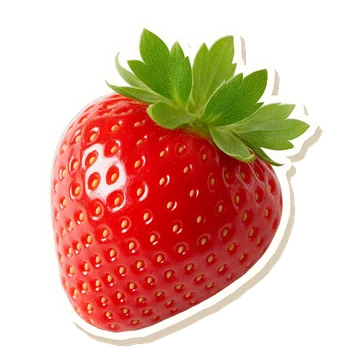
#> input picture images/photo/ing-strawberry.webp, 360 x 360 px
$ python make-cutout.py ../images/photo/ing-strawberry.webp out.png
#> lines starting #> are read from the running program, lines starting #| are printed output that depends on the picture; after the words box and inside, x2 and y2 are one past the last pixel; in counts of white or black regions, pixels touching at a corner belong together
#!/usr/bin/env python3
"""Turn a background-removed photo into an Aurette magazine cutout.

    python3 tools/make-cutout.py in.png images/cutout/photo/ing-strawberry.webp

The photo set follows the same three-layer grammar as images/cutout/_spec.md,
baked into the pixels rather than applied with CSS filters (cheaper to paint
while it moves, and it survives the no-filter rule):

  1. print shadow  - the rim's silhouette, flat #d9cbb6, offset down-right
  2. sticker rim   - #fffdf8 paper around the subject, cut in short straight
                     scissor strokes with a little jitter, never machine-round
  3. the subject   - the photograph itself

The rim is cut around the OUTSIDE of the subject only (RETR_EXTERNAL), so the
gaps between a whisk's wires are paper, the way scissors would leave them.

Needs: pip install pillow numpy opencv-python-headless
"""
import argparse
import math

import cv2
import numpy as np
from PIL import Image

RIM = (0xFF, 0xFD, 0xF8)
SHADOW = (0xD9, 0xCB, 0xB6)


def scissor_polygon(contour, step, jitter, rng):
    """Re-cut a smooth contour as short straight strokes with a hand wobble."""
    pts = contour.reshape(-1, 2).astype(np.float64)
    seg = np.sqrt(((np.roll(pts, -1, 0) - pts) ** 2).sum(1))
    total = seg.sum()
    n = max(12, int(total / step))
    cum = np.concatenate([[0], np.cumsum(seg)])
    out = []
    for i in range(n):
        d = (i + rng.uniform(-0.3, 0.3)) * total / n % total
        k = np.searchsorted(cum, d, side="right") - 1
        k = min(k, len(pts) - 1)
        t = (d - cum[k]) / max(seg[k], 1e-6)
        p = pts[k] + (pts[(k + 1) % len(pts)] - pts[k]) * t
        out.append(p)
    out = np.array(out)
    # push each vertex outward along the local normal by 0..jitter, so a
    # wobble can never bite into the subject
    centre = out.mean(0)
    for i, p in enumerate(out):
        v = p - centre
        norm = math.hypot(*v) or 1.0
        out[i] = p + v / norm * rng.uniform(0, jitter)
    return out.round().astype(np.int32)


def make(src, dst, size, rim, seed):
#> called with src = '../images/photo/ing-strawberry.webp', dst = 'out.png', size = 480, rim = 0.02, seed = 7
    rng = np.random.default_rng(seed)
    im = Image.open(src).convert("RGBA")
#> im is the input picture: PIL image 360x360 RGBA; mean R, G, B, A 107.8, 65.2, 50.7, 125.8
    alpha = np.array(im)[..., 3]
    ys, xs = np.where(alpha > 24)
    im = im.crop((xs.min(), ys.min(), xs.max() + 1, ys.max() + 1))
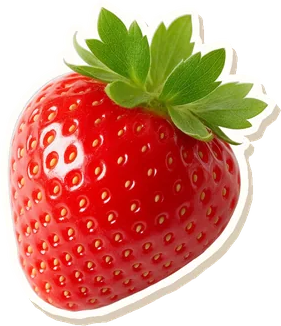
#> im: PIL image 281x326 RGBA; mean R, G, B, A 150.3, 90.1, 69.6, 178; transparent parts drawn white

    S = size * 2  # work at 2x; the final downsample anti-aliases the cut
    pad = int(S * 0.075)
    scale = (S - 2 * pad) / max(im.size)
    im = im.resize((max(1, round(im.width * scale)), max(1, round(im.height * scale))), Image.LANCZOS)
#> im: PIL image 703x816 RGBA
    subject = Image.new("RGBA", (S, S), (0, 0, 0, 0))
#> subject: PIL image 960x960 RGBA; every value is 0
    subject.paste(im, ((S - im.width) // 2, (S - im.height) // 2), im)

    mask = (np.array(subject)[..., 3] > 110).astype(np.uint8) * 255
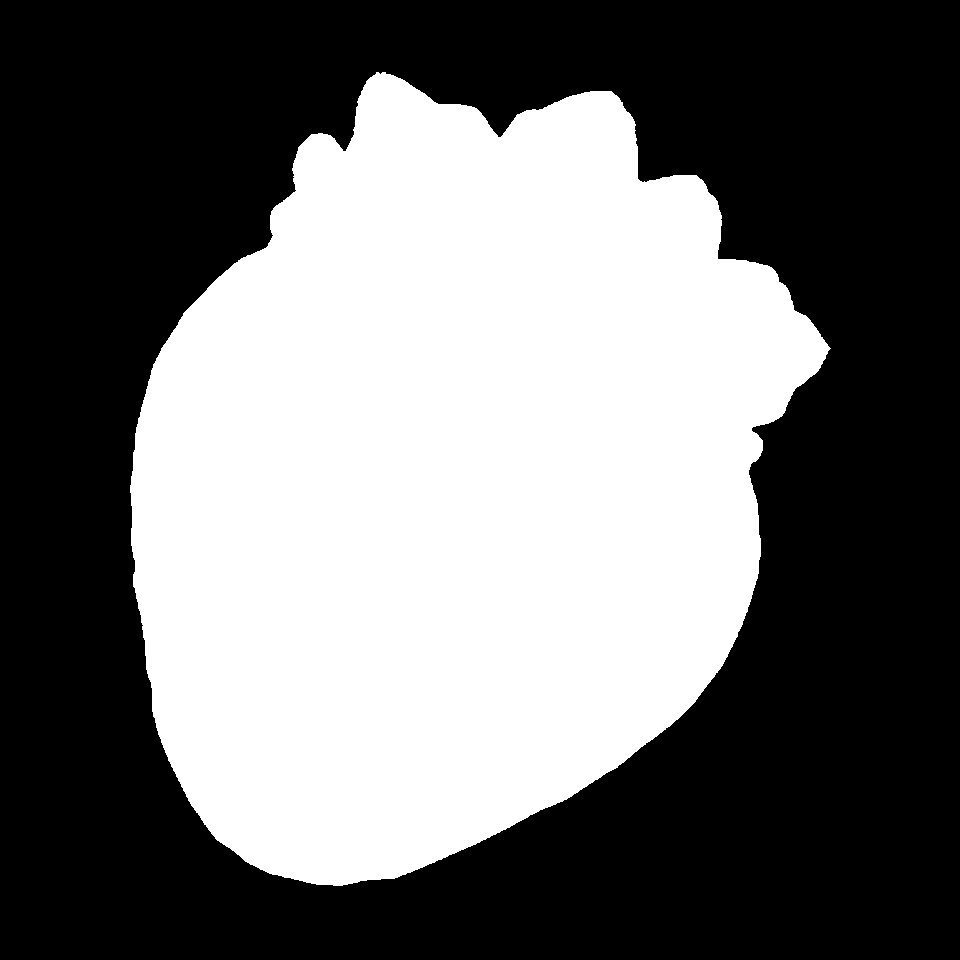
#> mask: shape (960, 960); 43.3% white; 1 white region, box (x1, y1, x2, y2) and area: (130, 72, 831, 886) 399275
    r = max(2, int(S * rim))
    k = cv2.getStructuringElement(cv2.MORPH_ELLIPSE, (2 * r + 1, 2 * r + 1))
    grown = cv2.dilate(mask, k)
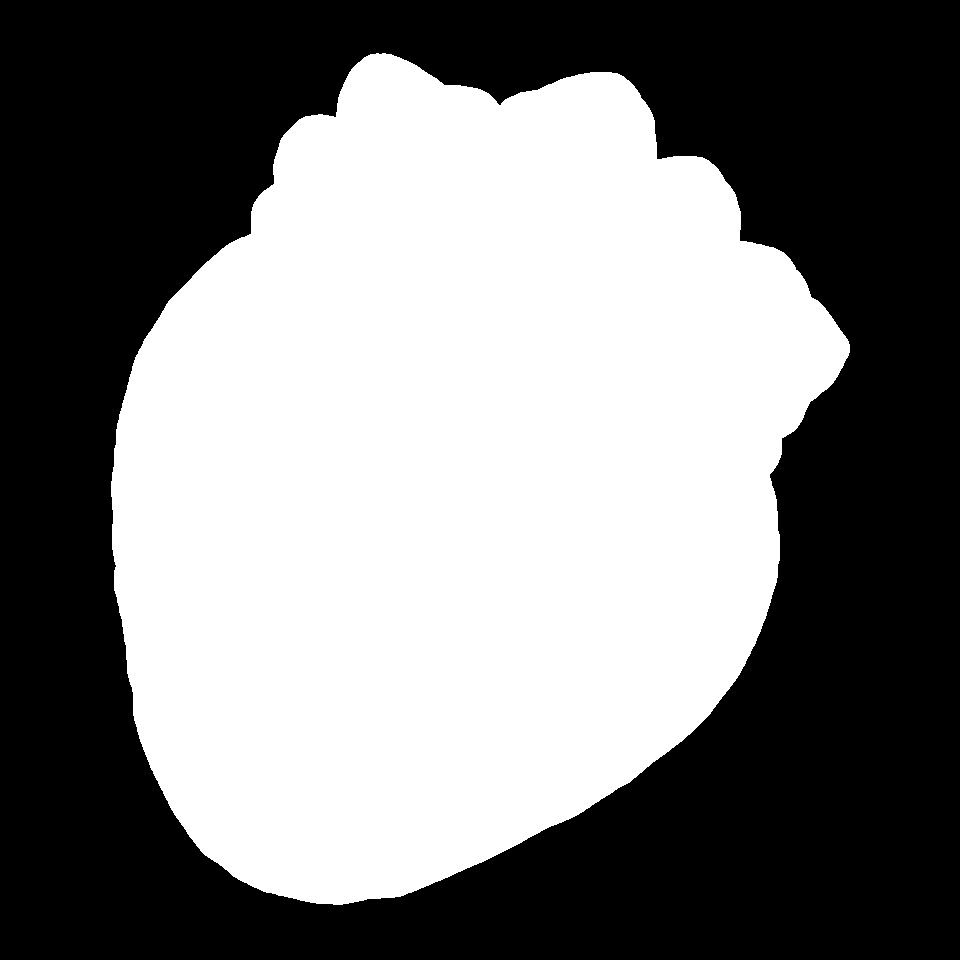
#> grown: shape (960, 960); 48.7% white; 1 white region
    contours, _ = cv2.findContours(grown, cv2.RETR_EXTERNAL, cv2.CHAIN_APPROX_NONE)
#> contours = 1 contour; box (x1, y1, x2, y2) and area: (111, 53, 850, 905) 447792
    rim_mask = np.zeros_like(mask)
    for c in contours:
        if cv2.contourArea(c) < (S * 0.01) ** 2:
            continue
        poly = scissor_polygon(c, step=S * 0.028, jitter=S * 0.004, rng=rng)
        cv2.fillPoly(rim_mask, [poly], 255)
#> this loop made 1 pass
#> (total in scissor_polygon, n in scissor_polygon, centre in scissor_polygon) on pass 1: (2739.7, 101, [459, 465.2])
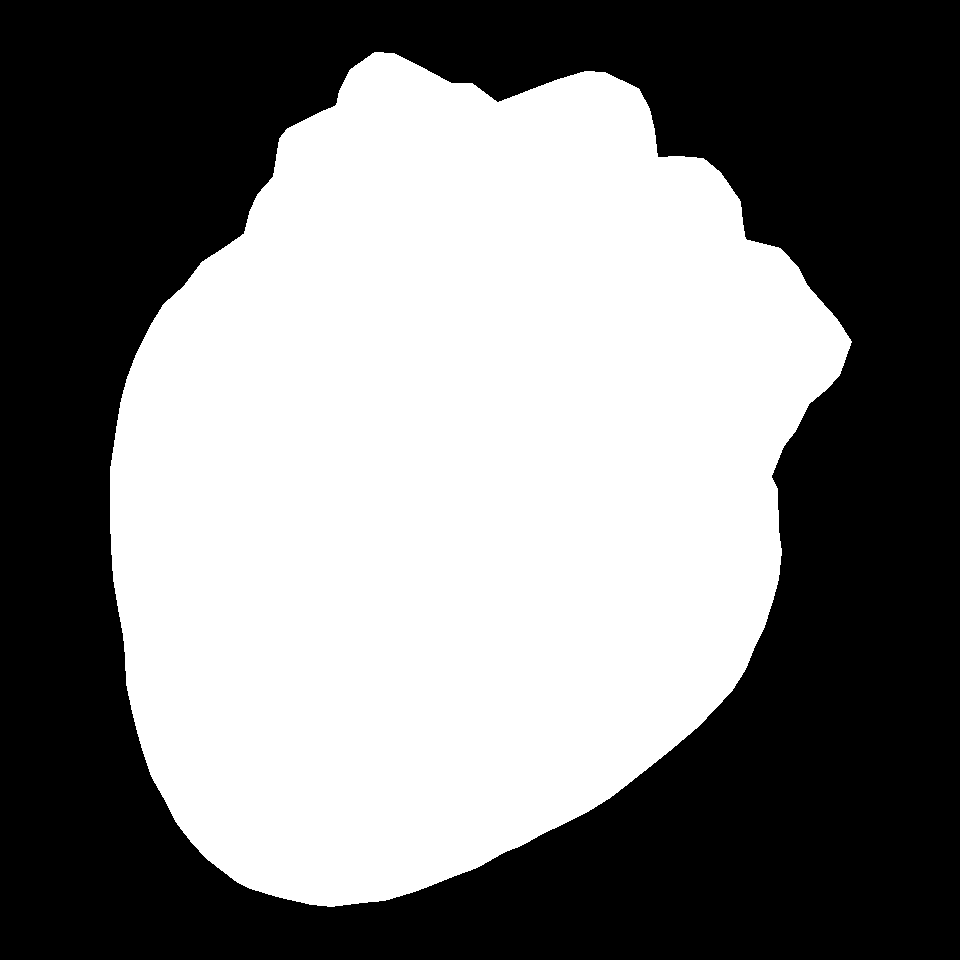
#> rim_mask: shape (960, 960); 49.1% white; 1 white region, box (x1, y1, x2, y2) and area: (110, 52, 852, 907) 452861
    rim_mask = np.maximum(rim_mask, grown)  # the cut never undercuts the dilation
#> rim_mask: shape (960, 960); 49.2% white; 1 white region, box (x1, y1, x2, y2) and area: (110, 52, 852, 907) 453179

    dx, dy = round(S * 0.0125), round(S * 0.0175)  # ~5px right, 7px down at 400
    shadow_mask = np.zeros_like(rim_mask)
    shadow_mask[dy:, dx:] = rim_mask[: S - dy, : S - dx]
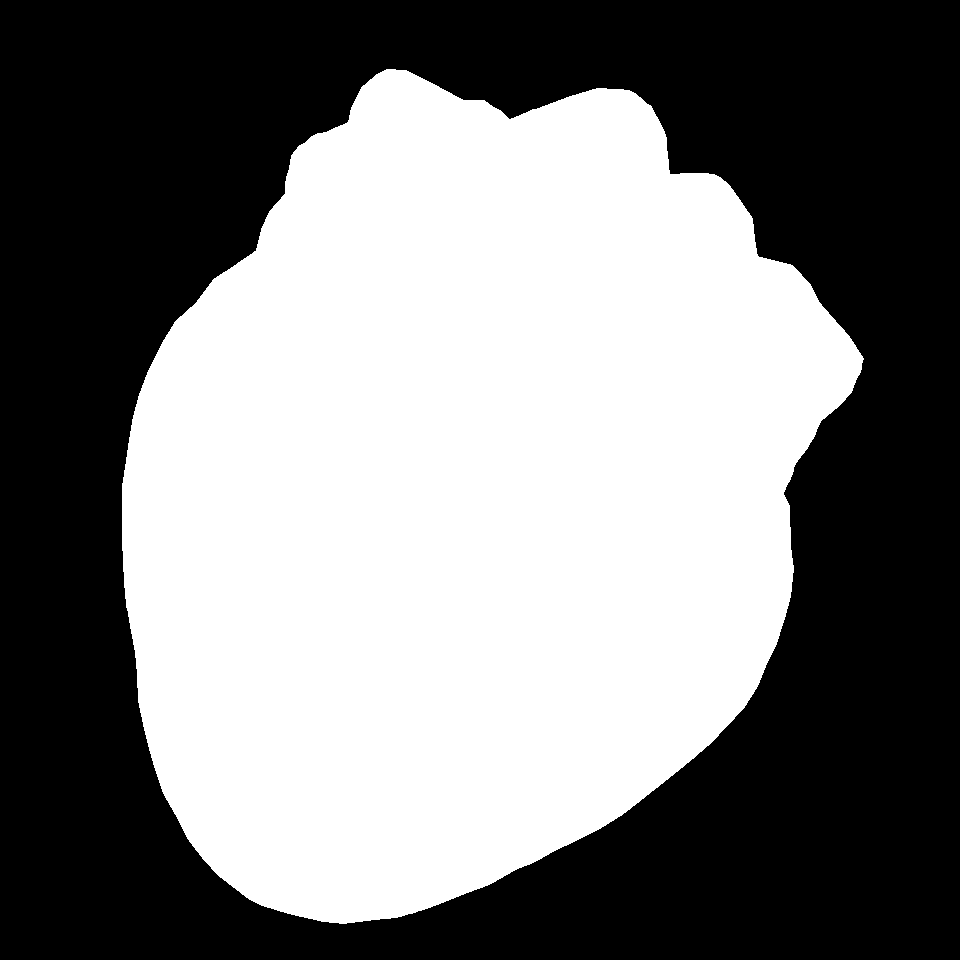
#> shadow_mask: shape (960, 960); 49.2% white; 1 white region, box (x1, y1, x2, y2) and area: (122, 69, 864, 924) 453179

    out = np.zeros((S, S, 4), np.uint8)
    out[shadow_mask > 0] = (*SHADOW, 255)
    out[rim_mask > 0] = (*RIM, 255)
    base = Image.fromarray(out, "RGBA")
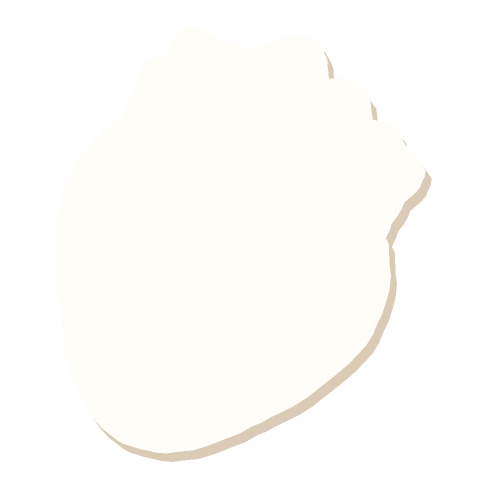
#> base: PIL image 960x960 RGBA (shown at 1/2 size); mean R, G, B, A 129.6, 128.4, 125.5, 130.4; transparent parts drawn white
    base.alpha_composite(subject)
    base = base.resize((size, size), Image.LANCZOS)
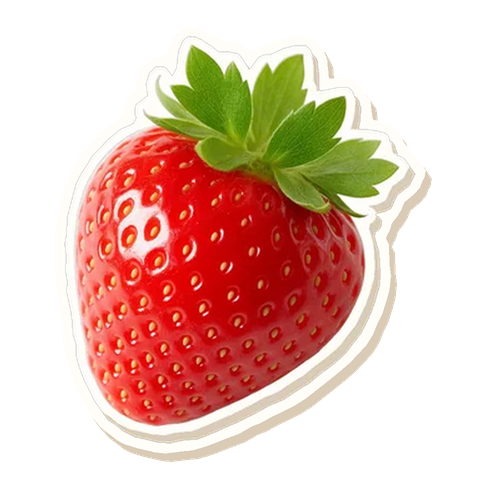
#> base: PIL image 480x480 RGBA; mean R, G, B, A 104.7, 67, 53.7, 130.4; transparent parts drawn white
    base.save(dst, "WEBP", quality=84, alpha_quality=92, method=6)


if __name__ == "__main__":
    ap = argparse.ArgumentParser(description=__doc__.split("\n\n")[0])
    ap.add_argument("src")
    ap.add_argument("dst")
    ap.add_argument("--size", type=int, default=480)
    ap.add_argument("--rim", type=float, default=0.02, help="rim width as a fraction of the working canvas")
    ap.add_argument("--seed", type=int, default=7)
    a = ap.parse_args()
    make(a.src, a.dst, a.size, a.rim, a.seed)

$ run again, with images/photo/cake-lambeth.webp copied over images/photo/ing-strawberry.webp
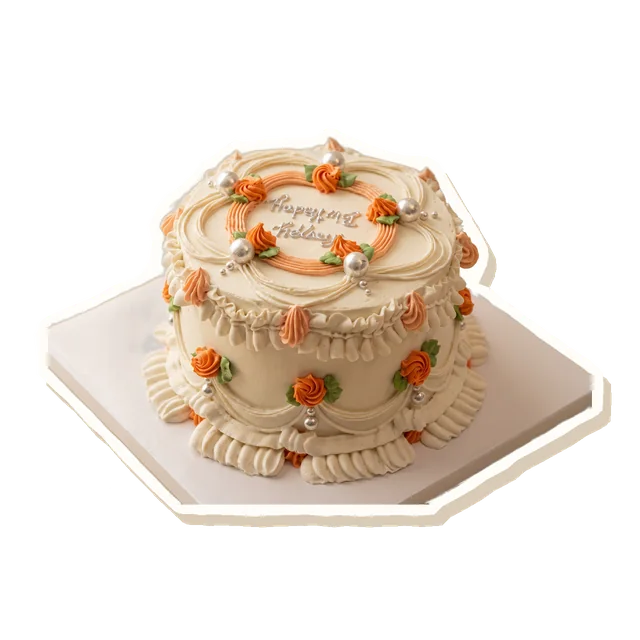
#> input picture images/photo/cake-lambeth.webp, 640 x 640 px
#> in make, im is the input picture: PIL image 640x640 RGBA; mean R, G, B, A 82.3, 72.2, 62, 95.7
#> in make, `mask = (np.array(subject)[..., 3] > 110).astype(np.uint8) * 255`:
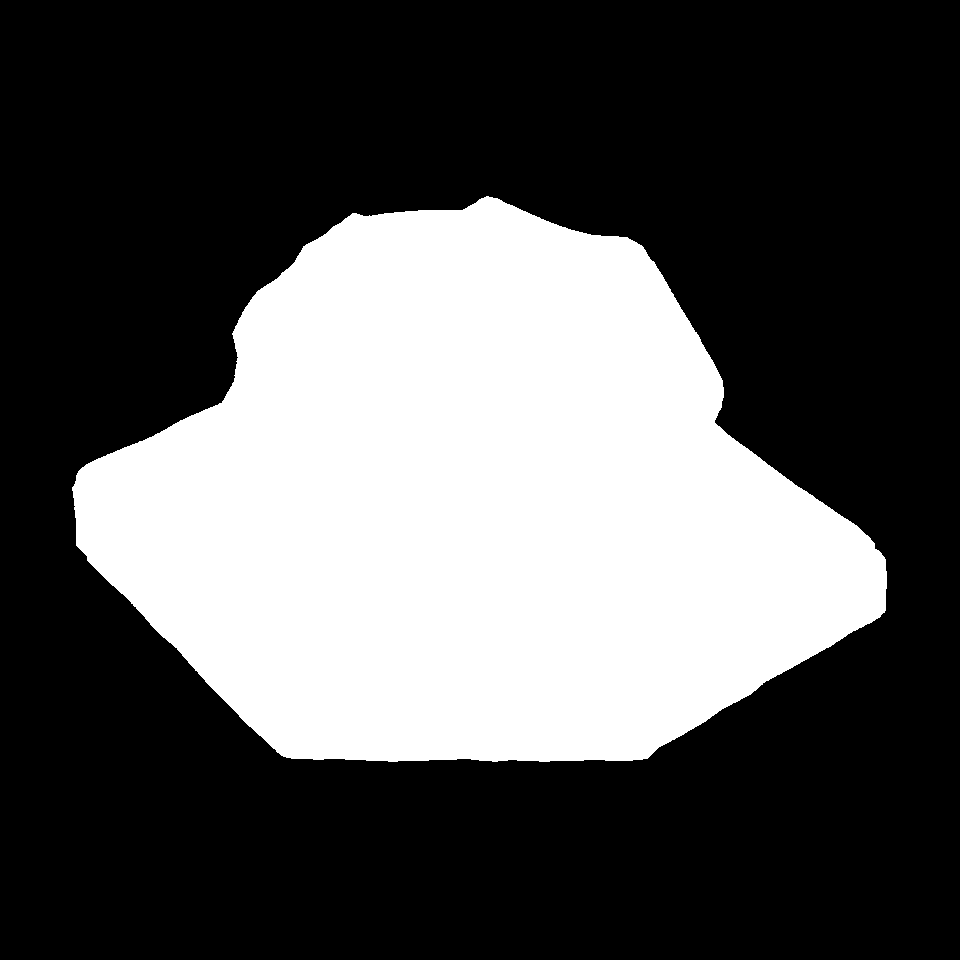
#> mask: shape (960, 960); 33.4% white; 1 white region, box (x1, y1, x2, y2) and area: (72, 196, 887, 762) 308065
#> grown: shape (960, 960); 38.1% white; 1 white region
#> contours = 1 contour; box (x1, y1, x2, y2) and area: (53, 177, 906, 781) 350204
#> the loop in make, `for c in contours:` made 1 pass
#> (total in scissor_polygon, n in scissor_polygon, centre in scissor_polygon) on pass 1: (2425.4, 90, [476.3, 503.4])
#> shadow_mask: shape (960, 960); 38.6% white; 1 white region, box (x1, y1, x2, y2) and area: (65, 194, 922, 801) 355382
#> in make, `base = base.resize((size, size), Image.LANCZOS)`:
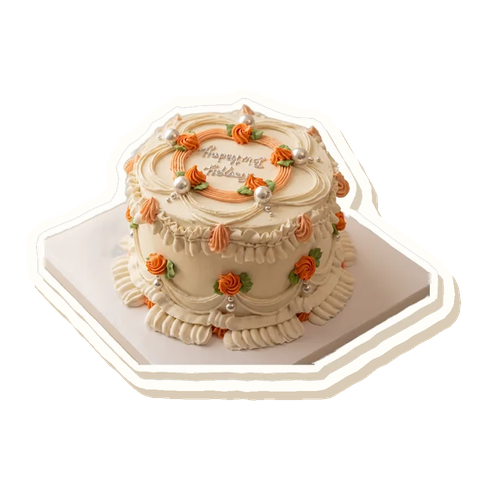
#> base: PIL image 480x480 RGBA; mean R, G, B, A 86.3, 76.9, 67.3, 102.5; transparent parts drawn white

$ run again, with images/photo/cake-vanilla.webp copied over images/photo/ing-strawberry.webp
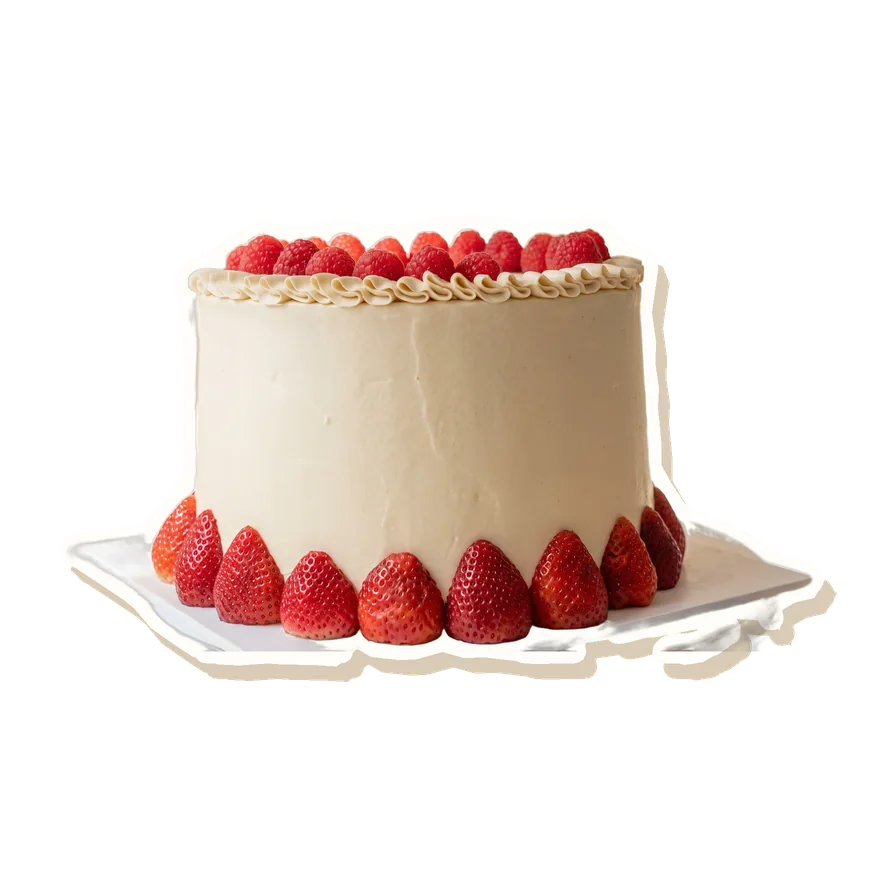
#> input picture images/photo/cake-vanilla.webp, 880 x 880 px
#> in make, im is the input picture: PIL image 880x880 RGBA; mean R, G, B, A 68.6, 55.7, 50.3, 81.2
#> in make, `mask = (np.array(subject)[..., 3] > 110).astype(np.uint8) * 255`:
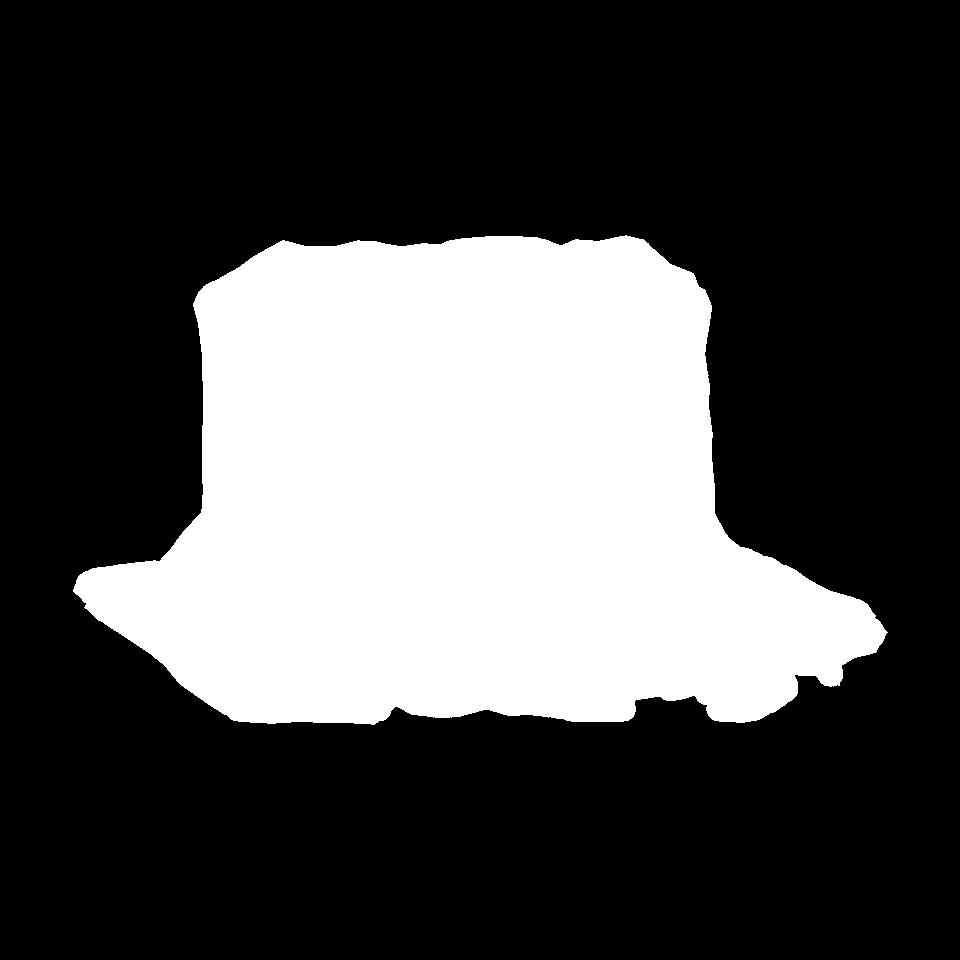
#> mask: shape (960, 960); 29.4% white; 1 white region, box (x1, y1, x2, y2) and area: (73, 235, 888, 725) 271038
#> grown: shape (960, 960); 34.4% white; 1 white region
#> contours = 1 contour; box (x1, y1, x2, y2) and area: (54, 216, 907, 744) 315518
#> the loop in make, `for c in contours:` made 1 pass
#> (total in scissor_polygon, n in scissor_polygon, centre in scissor_polygon) on pass 1: (2547.7, 94, [478.1, 510.6])
#> shadow_mask: shape (960, 960); 34.8% white; 1 white region, box (x1, y1, x2, y2) and area: (66, 231, 919, 762) 320598
#> in make, `base = base.resize((size, size), Image.LANCZOS)`:
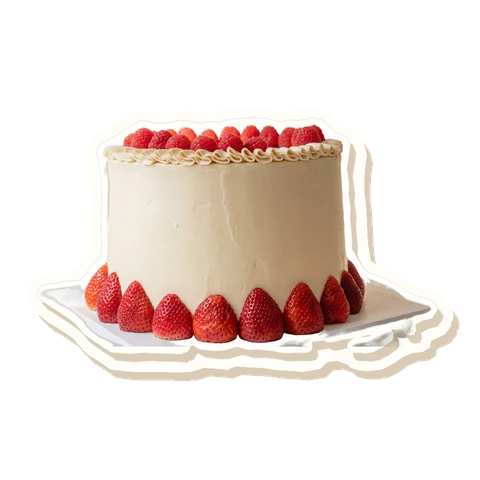
#> base: PIL image 480x480 RGBA; mean R, G, B, A 78.7, 66.4, 60.8, 93.3; transparent parts drawn white
